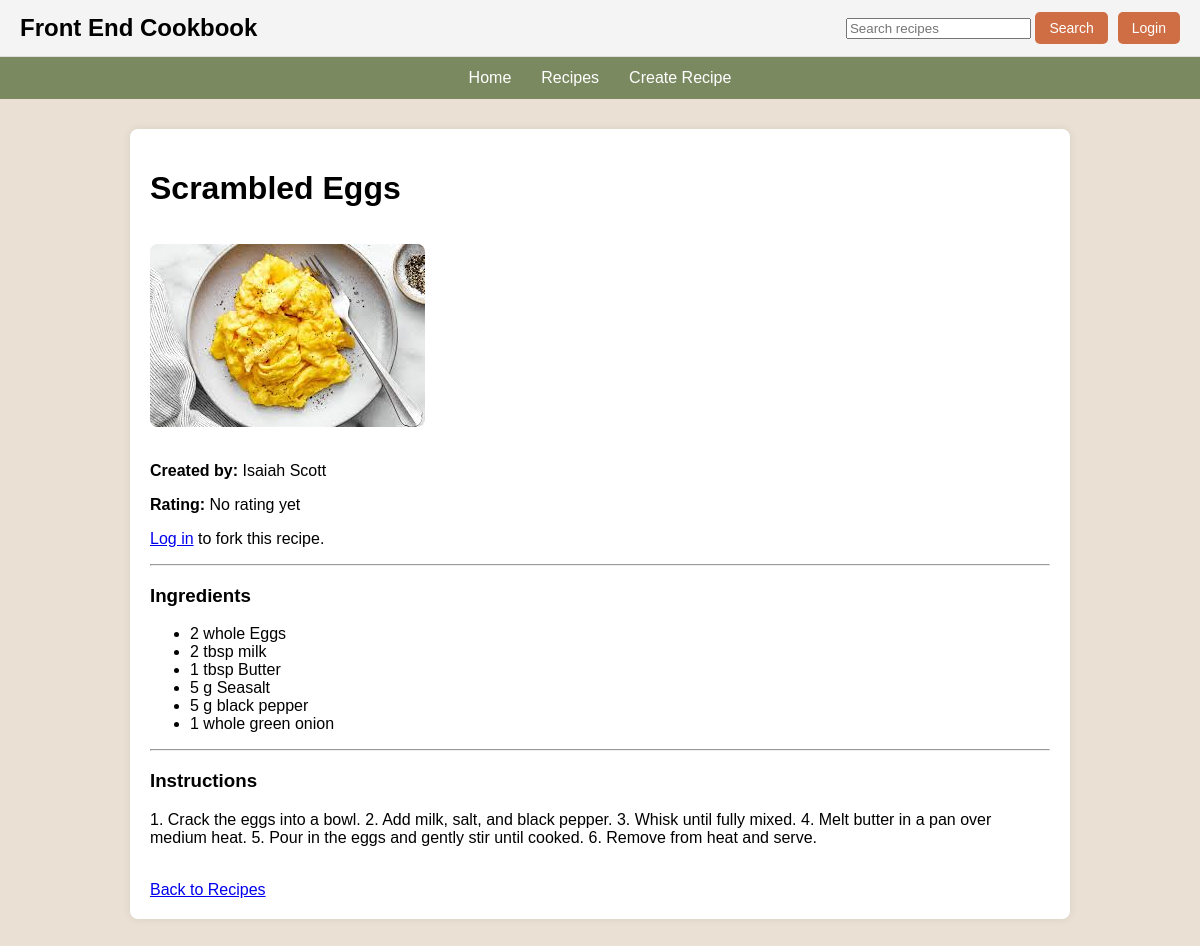
The page /recipe/4 on the database its author committed.
### app/models.py (models this page shows, shortened)
class Recipe(db.Model):
    __tablename__ = "recipes"
    id = db.Column(db.Integer, primary_key=True)
    title = db.Column(db.String(100), nullable=False)
    ingredients = db.Column(db.Text, nullable=False)
    instructions = db.Column(db.Text, nullable=False)
    image_filename = db.Column(db.String(255), nullable=True)
    rating = db.Column(db.Integer, default=0)
    user_id = db.Column(db.Integer, db.ForeignKey("users.id"), nullable=True)
    forked_from_id = db.Column(db.Integer, db.ForeignKey("recipes.id"), nullable=True)

class User(db.Model):
    __tablename__ = "users"
    id = db.Column(db.Integer, primary_key=True)
    first_name = db.Column(db.String(50), nullable=False)
    last_name = db.Column(db.String(50), nullable=False)
    email = db.Column(db.String(120), unique=True, nullable=False)
    password_hash = db.Column(db.String(255), nullable=False)
    recipes = db.relationship("Recipe", backref="author", lazy=True)

### app/routes.py (the view)
@app.route("/recipe/<int:recipe_id>")
def view_recipe(recipe_id):
    recipe = Recipe.query.get_or_404(recipe_id)
    return render_template("view_recipe.html", recipe=recipe)

### app/templates/view_recipe.html (shortened to what this page needs)
{% extends "base.html" %}
{% block content %}
<h1>{{ recipe.title }}</h1>
{% if recipe.image_filename %}
    <img
        src="{{ url_for('static', filename='uploads/' + recipe.image_filename) }}"
        alt="{{ recipe.title }}"
        style="max-width: 400px; border-radius: 8px; margin: 15px 0;"
    >
{% endif %}
{% if recipe.author %}
    <p>
        <strong>Created by:</strong>
        {{ recipe.author.first_name }} {{ recipe.author.last_name }}
    </p>
{% endif %}
<p>
    <strong>Rating:</strong>
    {% if recipe.rating and recipe.rating > 0 %}
        {% for i in range(recipe.rating) %}
            ★
        {% endfor %}
        {% for i in range(5 - recipe.rating) %}
            ☆
        {% endfor %}
    {% else %}
        No rating yet
    {% endif %}
</p>
{% if session.get("user_id") %}
    <form action="{{ url_for('fork_recipe', recipe_id=recipe.id) }}" method="POST">
        <button type="submit" class="main-button">
            Fork Recipe
        </button>
    </form>
{% else %}
    <p>
        <a href="{{ url_for('login') }}">Log in</a> to fork this recipe.
    </p>
{% endif %}
<hr>
<h3>Ingredients</h3>
{% if recipe.ingredients %}
    <ul>
        {% for item in recipe.ingredients.split(" | ") %}
            <li>{{ item }}</li>
        {% endfor %}
    </ul>
{% else %}
    <p>No ingredients listed.</p>
{% endif %}
<hr>
<h3>Instructions</h3>
<p>{{ recipe.instructions }}</p>
<br>
<a href="{{ url_for('recipes') }}">Back to Recipes</a>
{% endblock %}

### app/templates/base.html (style rules this page uses)
body { margin: 0; font-family: Arial, sans-serif; background-color: #EAE1D4; }

### rows shown on the page
Recipe: title "Scrambled Eggs", image_filename (picture), instructions "1. Crack the eggs into a bowl. 2. Add milk, salt, and black pepper. 3. Whisk until fully mixed. 4. Melt butter in a pan over medium heat. 5. Pour in the eggs and gently stir until cooked. 6. Remove from heat and serve."
User: author.first_name "Isaiah", author.last_name "Scott"

### other values the page prints
{{ item }} "2 whole Eggs" "2 tbsp milk" "1 tbsp Butter" "5 g Seasalt" "5 g black pepper" "1 whole green onion"
